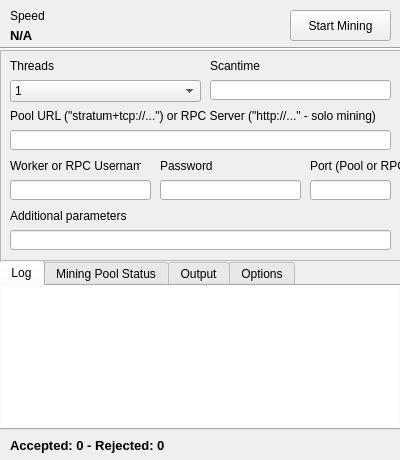
<?xml version="1.0" encoding="UTF-8"?>
<ui version="4.0">
 <class>MainWindow</class>
 <widget class="QMainWindow" name="MainWindow">
  <property name="geometry">
   <rect>
    <x>0</x>
    <y>0</y>
    <width>400</width>
    <height>460</height>
   </rect>
  </property>
  <property name="sizePolicy">
   <sizepolicy hsizetype="Fixed" vsizetype="Fixed">
    <horstretch>0</horstretch>
    <verstretch>0</verstretch>
   </sizepolicy>
  </property>
  <property name="windowTitle">
   <string>CPU Miner - Coin Magi</string>
  </property>
  <widget class="QWidget" name="centralWidget">
   <widget class="QLabel" name="speedTitleLabel">
    <property name="geometry">
     <rect>
      <x>10</x>
      <y>0</y>
      <width>131</width>
      <height>31</height>
     </rect>
    </property>
    <property name="text">
     <string>Speed</string>
    </property>
   </widget>
   <widget class="QLabel" name="mineSpeedLabel">
    <property name="geometry">
     <rect>
      <x>10</x>
      <y>20</y>
      <width>271</width>
      <height>31</height>
     </rect>
    </property>
    <property name="font">
     <font>
      <pointsize>10</pointsize>
      <weight>75</weight>
      <bold>true</bold>
     </font>
    </property>
    <property name="text">
     <string>N/A</string>
    </property>
   </widget>
   <widget class="QPushButton" name="startButton">
    <property name="geometry">
     <rect>
      <x>290</x>
      <y>10</y>
      <width>101</width>
      <height>31</height>
     </rect>
    </property>
    <property name="text">
     <string>Start Mining</string>
    </property>
   </widget>
   <widget class="QLabel" name="shareCount">
    <property name="geometry">
     <rect>
      <x>10</x>
      <y>430</y>
      <width>381</width>
      <height>31</height>
     </rect>
    </property>
    <property name="font">
     <font>
      <pointsize>10</pointsize>
      <weight>75</weight>
      <bold>true</bold>
     </font>
    </property>
    <property name="text">
     <string>Accepted: 0 - Rejected: 0</string>
    </property>
   </widget>
   <widget class="Line" name="line">
    <property name="geometry">
     <rect>
      <x>0</x>
      <y>40</y>
      <width>411</width>
      <height>16</height>
     </rect>
    </property>
    <property name="orientation">
     <enum>Qt::Horizontal</enum>
    </property>
   </widget>
   <widget class="QTabWidget" name="tabWidget">
    <property name="geometry">
     <rect>
      <x>-1</x>
      <y>260</y>
      <width>404</width>
      <height>170</height>
     </rect>
    </property>
    <property name="currentIndex">
     <number>0</number>
    </property>
    <widget class="QWidget" name="tab">
     <attribute name="title">
      <string>Log</string>
     </attribute>
     <widget class="QListWidget" name="list">
      <property name="geometry">
       <rect>
        <x>0</x>
        <y>0</y>
        <width>398</width>
        <height>145</height>
       </rect>
      </property>
      <property name="sizePolicy">
       <sizepolicy hsizetype="Fixed" vsizetype="Fixed">
        <horstretch>0</horstretch>
        <verstretch>0</verstretch>
       </sizepolicy>
      </property>
      <property name="frameShape">
       <enum>QFrame::NoFrame</enum>
      </property>
      <property name="frameShadow">
       <enum>QFrame::Plain</enum>
      </property>
      <property name="lineWidth">
       <number>374</number>
      </property>
      <property name="autoScrollMargin">
       <number>100000</number>
      </property>
      <property name="selectionBehavior">
       <enum>QAbstractItemView::SelectItems</enum>
      </property>
      <property name="movement">
       <enum>QListView::Snap</enum>
      </property>
      <property name="isWrapping" stdset="0">
       <bool>false</bool>
      </property>
      <property name="batchSize">
       <number>10</number>
      </property>
     </widget>
    </widget>
    <widget class="QWidget" name="tab_2">
     <attribute name="title">
      <string>Mining Pool Status</string>
     </attribute>
     <widget class="QLineEdit" name="apiKeyLine">
      <property name="geometry">
       <rect>
        <x>160</x>
        <y>30</y>
        <width>231</width>
        <height>20</height>
       </rect>
      </property>
     </widget>
     <widget class="QComboBox" name="poolBox">
      <property name="geometry">
       <rect>
        <x>10</x>
        <y>30</y>
        <width>141</width>
        <height>22</height>
       </rect>
      </property>
      <item>
       <property name="text">
        <string>pom.m-hash.com</string>
       </property>
      </item>
      <item>
       <property name="text">
        <string>pow.magipool.info</string>
       </property>
      </item>
      <item>
       <property name="text">
        <string>suprnova.cc</string>
       </property>
      </item>

      <item>
       <property name="text">
        <string>maxminers.net</string>
       </property>
      </item>

      <item>
       <property name="text">
        <string>xmgpool.cf</string>
       </property>
      </item>

      <item>
       <property name="text">
        <string>suchpool.pw</string>
       </property>
      </item>

      <item>
       <property name="text">
        <string>minerclaim.net</string>
       </property>
      </item>

      </widget>
     <widget class="QLabel" name="poolLabel">
      <property name="geometry">
       <rect>
        <x>10</x>
        <y>10</y>
        <width>141</width>
        <height>16</height>
       </rect>
      </property>
      <property name="text">
       <string>Mining pool</string>
      </property>
     </widget>
     <widget class="QLabel" name="label">
      <property name="geometry">
       <rect>
        <x>160</x>
        <y>10</y>
        <width>201</width>
        <height>16</height>
       </rect>
      </property>
      <property name="text">
       <string>Mining pool API key</string>
      </property>
     </widget>
     <widget class="QPushButton" name="updateButton">
      <property name="geometry">
       <rect>
        <x>327</x>
        <y>0</y>
        <width>71</width>
        <height>23</height>
       </rect>
      </property>
      <property name="text">
       <string>Update</string>
      </property>
     </widget>
     <widget class="QTextBrowser" name="poolData">
      <property name="geometry">
       <rect>
        <x>10</x>
        <y>60</y>
        <width>381</width>
        <height>80</height>
       </rect>
      </property>
      <property name="palette">
       <palette>
        <active>
         <colorrole role="Base">
          <brush brushstyle="SolidPattern">
           <color alpha="0">
            <red>255</red>
            <green>255</green>
            <blue>255</blue>
           </color>
          </brush>
         </colorrole>
        </active>
        <inactive>
         <colorrole role="Base">
          <brush brushstyle="SolidPattern">
           <color alpha="0">
            <red>255</red>
            <green>255</green>
            <blue>255</blue>
           </color>
          </brush>
         </colorrole>
        </inactive>
        <disabled>
         <colorrole role="Base">
          <brush brushstyle="SolidPattern">
           <color alpha="255">
            <red>240</red>
            <green>240</green>
            <blue>240</blue>
           </color>
          </brush>
         </colorrole>
        </disabled>
       </palette>
      </property>
      <property name="frameShape">
       <enum>QFrame::NoFrame</enum>
      </property>
      <property name="frameShadow">
       <enum>QFrame::Plain</enum>
      </property>
      <property name="html">
       <string>&lt;!DOCTYPE HTML PUBLIC &quot;-//W3C//DTD HTML 4.0//EN&quot; &quot;http://www.w3.org/TR/REC-html40/strict.dtd&quot;&gt;
&lt;html&gt;&lt;head&gt;&lt;meta name=&quot;qrichtext&quot; content=&quot;1&quot; /&gt;&lt;style type=&quot;text/css&quot;&gt;
p, li { white-space: pre-wrap; }
&lt;/style&gt;&lt;/head&gt;&lt;body style=&quot; font-family:'MS Shell Dlg 2'; font-size:8.25pt; font-weight:400; font-style:normal;&quot;&gt;
&lt;p style=&quot; margin-top:0px; margin-bottom:0px; margin-left:0px; margin-right:0px; -qt-block-indent:0; text-indent:0px;&quot;&gt;&lt;span style=&quot; font-size:8pt;&quot;&gt;Mining pool status hasn't been updated yet.&lt;/span&gt;&lt;/p&gt;&lt;/body&gt;&lt;/html&gt;</string>
      </property>
      <property name="openLinks">
       <bool>false</bool>
      </property>
     </widget>
    </widget>
    <widget class="QWidget" name="tab_3">
     <attribute name="title">
      <string>Output</string>
     </attribute>
     <widget class="QTextBrowser" name="output">
      <property name="geometry">
       <rect>
        <x>0</x>
        <y>0</y>
        <width>398</width>
        <height>145</height>
       </rect>
      </property>
      <property name="sizePolicy">
       <sizepolicy hsizetype="Fixed" vsizetype="Fixed">
        <horstretch>0</horstretch>
        <verstretch>0</verstretch>
       </sizepolicy>
      </property>
      <property name="frameShape">
       <enum>QFrame::NoFrame</enum>
      </property>
      <property name="openLinks">
       <bool>false</bool>
      </property>
     </widget>
    </widget>
    <widget class="QWidget" name="tab_4">
     <attribute name="title">
      <string>Options</string>
     </attribute>
     <widget class="QCheckBox" name="shareBox">
      <property name="geometry">
       <rect>
        <x>10</x>
        <y>10</y>
        <width>381</width>
        <height>17</height>
       </rect>
      </property>
      <property name="text">
       <string>Show system tray message on found share</string>
      </property>
     </widget>
     <widget class="QCheckBox" name="restartBox">
      <property name="geometry">
       <rect>
        <x>10</x>
        <y>30</y>
        <width>381</width>
        <height>17</height>
       </rect>
      </property>
      <property name="text">
       <string>Restart miner automatically after crashing</string>
      </property>
     </widget>
     <widget class="QCheckBox" name="saveOutputBox">
      <property name="geometry">
       <rect>
        <x>10</x>
        <y>50</y>
        <width>381</width>
        <height>17</height>
       </rect>
      </property>
      <property name="text">
       <string>Save output to a text file</string>
      </property>
     </widget>
    </widget>
   </widget>
   <widget class="QFrame" name="settingsFrame">
    <property name="geometry">
     <rect>
      <x>0</x>
      <y>50</y>
      <width>401</width>
      <height>211</height>
     </rect>
    </property>
    <property name="frameShape">
     <enum>QFrame::StyledPanel</enum>
    </property>
    <property name="frameShadow">
     <enum>QFrame::Raised</enum>
    </property>
    <widget class="QLineEdit" name="parametersLine">
     <property name="geometry">
      <rect>
       <x>10</x>
       <y>180</y>
       <width>381</width>
       <height>20</height>
      </rect>
     </property>
    </widget>
    <widget class="QLabel" name="parametersLabel">
     <property name="geometry">
      <rect>
       <x>10</x>
       <y>150</y>
       <width>131</width>
       <height>31</height>
      </rect>
     </property>
     <property name="text">
      <string>Additional parameters</string>
     </property>
    </widget>
    <widget class="QLineEdit" name="usernameLine">
     <property name="geometry">
      <rect>
       <x>10</x>
       <y>130</y>
       <width>141</width>
       <height>20</height>
      </rect>
     </property>
    </widget>
    <widget class="QLineEdit" name="passwordLine">
     <property name="geometry">
      <rect>
       <x>160</x>
       <y>130</y>
       <width>141</width>
       <height>20</height>
      </rect>
     </property>
    </widget>
    <widget class="QLineEdit" name="portLine">
     <property name="geometry">
      <rect>
       <x>310</x>
       <y>130</y>
       <width>81</width>
       <height>20</height>
      </rect>
     </property>
     <property name="maxLength">
      <number>5</number>
     </property>
    </widget>
    <widget class="QLabel" name="rpcUsernameLabel">
     <property name="geometry">
      <rect>
       <x>10</x>
       <y>100</y>
       <width>131</width>
       <height>31</height>
      </rect>
     </property>
     <property name="text">
      <string>Worker or RPC Username</string>
     </property>
    </widget>
    <widget class="QLabel" name="rpcPasswordLabel">
     <property name="geometry">
      <rect>
       <x>160</x>
       <y>100</y>
       <width>131</width>
       <height>31</height>
      </rect>
     </property>
     <property name="text">
      <string>Password</string>
     </property>
    </widget>
    <widget class="QLabel" name="rpcPortLabel">
     <property name="geometry">
      <rect>
       <x>310</x>
       <y>100</y>
       <width>131</width>
       <height>31</height>
      </rect>
     </property>
     <property name="text">
      <string>Port (Pool or RPC)</string>
     </property>
    </widget>
    <widget class="QLineEdit" name="rpcServerLine">
     <property name="geometry">
      <rect>
       <x>10</x>
       <y>80</y>
       <width>381</width>
       <height>20</height>
      </rect>
     </property>
    </widget>
    <widget class="QLabel" name="rpcServerLabel">
     <property name="geometry">
      <rect>
       <x>10</x>
       <y>50</y>
       <width>381</width>
       <height>31</height>
      </rect>
     </property>
     <property name="text">
      <string>Pool URL ("stratum+tcp://...") or RPC Server ("http://..." - solo mining)</string>
     </property>
    </widget>
    <widget class="QComboBox" name="threadsBox">
     <property name="geometry">
      <rect>
       <x>10</x>
       <y>30</y>
       <width>191</width>
       <height>22</height>
      </rect>
     </property>
     <item>
      <property name="text">
       <string>1</string>
      </property>
     </item>
     <item>
      <property name="text">
       <string>2</string>
      </property>
     </item>
     <item>
      <property name="text">
       <string>3</string>
      </property>
     </item>
     <item>
      <property name="text">
       <string>4</string>
      </property>
     </item>
     <item>
      <property name="text">
       <string>5</string>
      </property>
     </item>
     <item>
      <property name="text">
       <string>6</string>
      </property>
     </item>
     <item>
      <property name="text">
       <string>7</string>
      </property>
     </item>
     <item>
      <property name="text">
       <string>8</string>
      </property>
     </item>
    </widget>
    <widget class="QLabel" name="threadsLabel">
     <property name="geometry">
      <rect>
       <x>10</x>
       <y>0</y>
       <width>191</width>
       <height>31</height>
      </rect>
     </property>
     <property name="text">
      <string>Threads</string>
     </property>
    </widget>
    <widget class="QLabel" name="scantimeLabel">
     <property name="geometry">
      <rect>
       <x>210</x>
       <y>0</y>
       <width>181</width>
       <height>31</height>
      </rect>
     </property>
     <property name="text">
      <string>Scantime</string>
     </property>
    </widget>
    <widget class="QLineEdit" name="scantimeLine">
     <property name="geometry">
      <rect>
       <x>210</x>
       <y>30</y>
       <width>181</width>
       <height>20</height>
      </rect>
     </property>
    </widget>
   </widget>
  </widget>
 </widget>
 <layoutdefault spacing="6" margin="11"/>
 <resources/>
 <connections/>
</ui>
